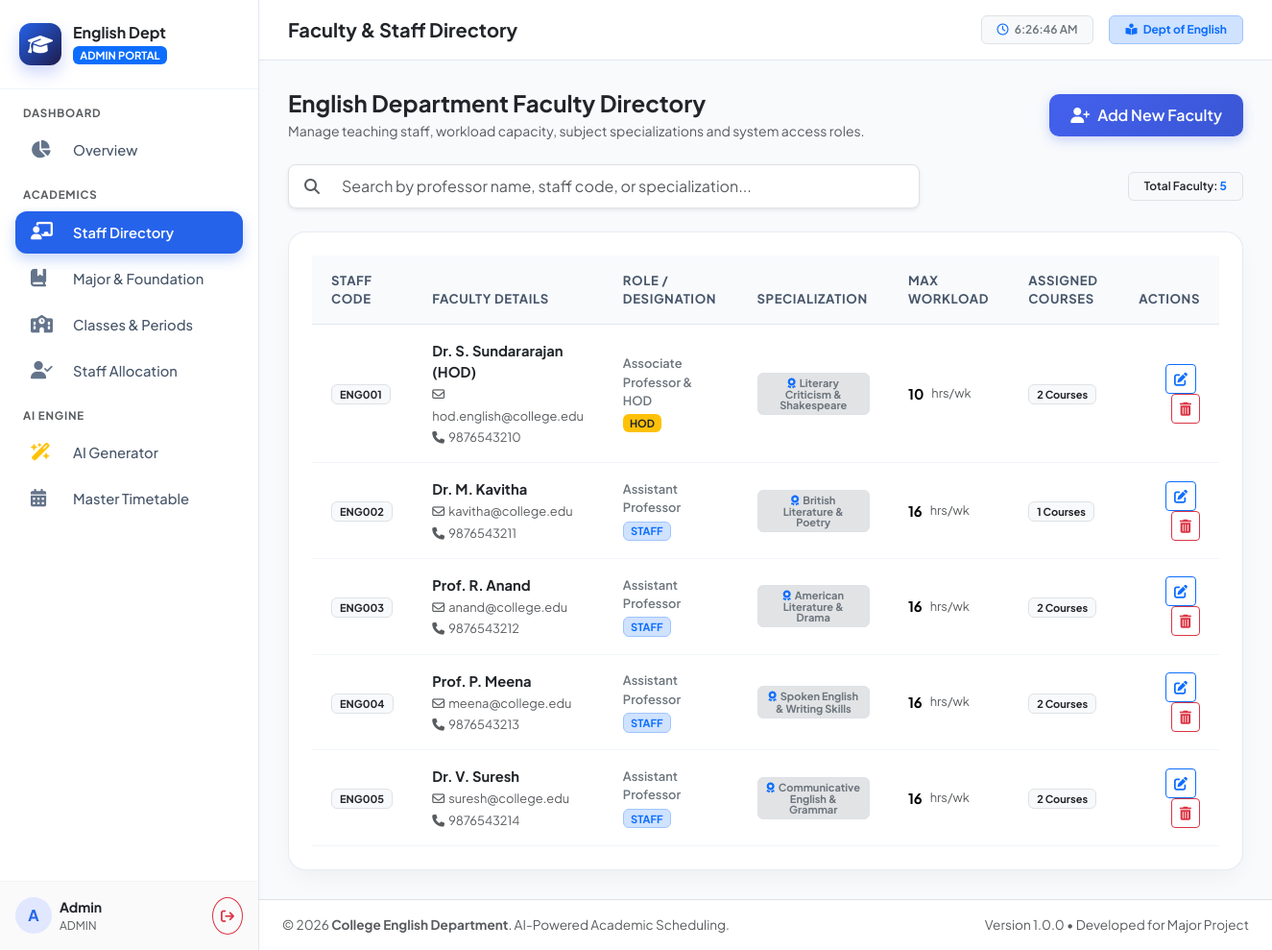
Screenshot of /admin/staff_manage.php (signed in) with the database file from the repository.
### tables this page shows
CREATE TABLE `staff` (
  `id` INT AUTO_INCREMENT PRIMARY KEY,
  `user_id` INT NULL UNIQUE,
  `staff_code` VARCHAR(20) NOT NULL UNIQUE,
  `name` VARCHAR(100) NOT NULL,
  `email` VARCHAR(100) NOT NULL UNIQUE,
  `phone` VARCHAR(20) DEFAULT NULL,
  `designation` VARCHAR(50) NOT NULL DEFAULT 'Assistant Professor',
  `department` VARCHAR(50) NOT NULL DEFAULT 'English',
  `specialization` VARCHAR(150) NOT NULL COMMENT 'e.g. British Literature, Linguistics, Communicative English',
  `max_weekly_workload` INT NOT NULL DEFAULT 16 COMMENT 'Max periods allowed per week',
  `status` ENUM('ACTIVE', 'ON_LEAVE', 'INACTIVE') NOT NULL DEFAULT 'ACTIVE',
  `created_at` TIMESTAMP DEFAULT CURRENT_TIMESTAMP,
  `updated_at` TIMESTAMP DEFAULT CURRENT_TIMESTAMP ON UPDATE CURRENT_TIMESTAMP,
  CONSTRAINT `fk_staff_user` FOREIGN KEY (`user_id`) REFERENCES `users` (`id`) ON DELETE SET NULL
);

CREATE TABLE `users` (
  `id` INT AUTO_INCREMENT PRIMARY KEY,
  `username` VARCHAR(50) NOT NULL UNIQUE,
  `email` VARCHAR(100) NOT NULL UNIQUE,
  `password` VARCHAR(255) NOT NULL,
  `role` ENUM('ADMIN', 'HOD', 'STAFF') NOT NULL DEFAULT 'STAFF',
  `status` ENUM('ACTIVE', 'INACTIVE') NOT NULL DEFAULT 'ACTIVE',
  `created_at` TIMESTAMP DEFAULT CURRENT_TIMESTAMP,
  `updated_at` TIMESTAMP DEFAULT CURRENT_TIMESTAMP ON UPDATE CURRENT_TIMESTAMP
);

### admin/staff_manage.php (the view, shortened to what this page needs)
<?php
require_once __DIR__ . '/../config/db.php';
$stmt = $pdo->query("SELECT s.*, u.username, u.role,
                     (SELECT COUNT(*) FROM staff_subjects WHERE staff_id = s.id) as assigned_courses_count
                     FROM staff s
                     LEFT JOIN users u ON s.user_id = u.id
                     ORDER BY s.id ASC");
$staff_list = $stmt->fetchAll();
require_once __DIR__ . '/../includes/header.php';
?>
<div class="d-flex flex-column flex-md-row justify-content-between align-items-md-center gap-3 mb-4">
  <div>
    <h4 class="fw-bold text-dark mb-1">English Department Faculty Directory</h4>
    <p class="text-muted small mb-0">Manage teaching staff, workload capacity, subject specializations and system access roles.</p>
  </div>
  <div class="d-flex gap-2">
    <button type="button" class="btn btn-primary-custom d-flex align-items-center gap-2" data-bs-toggle="modal" data-bs-target="#addStaffModal">
      <i class="fa-solid fa-user-plus"></i>
      <span>Add New Faculty</span>
    </button>
  </div>
</div>
<div class="row g-3 mb-4">
  <div class="col-md-8">
    <div class="input-group bg-white rounded-3 shadow-sm border p-1">
      <span class="input-group-text bg-transparent border-0 text-muted"><i class="fa-solid fa-magnifying-glass"></i></span>
      <input type="text" id="staffSearchInput" class="form-control border-0 shadow-none" placeholder="Search by professor name, staff code, or specialization...">
    </div>
  </div>
  <div class="col-md-4 text-md-end d-flex align-items-center justify-content-md-end">
    <span class="badge bg-light text-dark border px-3 py-2 fw-semibold">
      Total Faculty: <span class="text-primary fw-bold" id="staffCountDisplay"><?php echo count($staff_list); ?></span>
    </span>
  </div>
</div>
<div class="table-card p-4">
  <div class="table-responsive">
    <table class="table custom-table" id="staffTable">
      <thead>
        <tr>
          <th>Staff Code</th>
          <th>Faculty Details</th>
          <th>Role / Designation</th>
          <th>Specialization</th>
          <th>Max Workload</th>
          <th>Assigned Courses</th>
          <th class="text-end">Actions</th>
        </tr>
      </thead>
      <tbody>
        <?php if (!empty($staff_list)): ?>
          <?php foreach ($staff_list as $st): ?>
          <tr class="staff-row">
            <td>
              <span class="badge bg-light text-dark border fw-bold px-2 py-1"><?php echo htmlspecialchars($st['staff_code']); ?></span>
            </td>
            <td>
              <div class="fw-bold text-dark"><?php echo htmlspecialchars($st['name']); ?></div>
              <small class="text-muted"><i class="fa-regular fa-envelope me-1"></i><?php echo htmlspecialchars($st['email']); ?></small>
              <?php if (!empty($st['phone'])): ?>
                <br><small class="text-muted"><i class="fa-solid fa-phone me-1"></i><?php echo htmlspecialchars($st['phone']); ?></small>
              <?php endif; ?>
            </td>
            <td>
              <div class="fw-semibold text-secondary small"><?php echo htmlspecialchars($st['designation']); ?></div>
              <span class="badge bg-<?php echo ($st['role'] == 'HOD') ? 'warning text-dark' : 'primary-subtle text-primary border border-primary-subtle'; ?> mt-1">
                <?php echo $st['role'] ?? 'STAFF'; ?>
              </span>
            </td>
            <td>
              <span class="badge bg-secondary-subtle text-secondary border px-2 py-1 text-wrap" style="max-width: 180px;">
                <i class="fa-solid fa-award me-1 text-primary"></i><?php echo htmlspecialchars($st['specialization']); ?>
              </span>
            </td>
            <td>
              <div class="d-flex align-items-center gap-2">
                <strong><?php echo $st['max_weekly_workload']; ?></strong> <span class="text-muted small">hrs/wk</span>
              </div>
            </td>
            <td>
              <span class="badge bg-light text-dark border px-2 py-1 fw-bold">
                <?php echo $st['assigned_courses_count']; ?> Courses
              </span>
            </td>
            <td class="text-end">
              <button class="btn btn-sm btn-outline-primary me-1" onclick="openEditStaff(<?php echo $st['id']; ?>)" title="Edit Faculty">
                <i class="fa-solid fa-pen-to-square"></i>
              </button>
              <button class="btn btn-sm btn-outline-danger" onclick="deleteStaff(<?php echo $st['id']; ?>, '<?php echo addslashes($st['name']); ?>')" title="Delete">
                <i class="fa-solid fa-trash-can"></i>
              </button>
            </td>
          </tr>
          <?php endforeach; ?>
        <?php else: ?>
          <tr>
            <td colspan="7" class="text-center py-4 text-muted">No faculty members found. Click "Add New Faculty" to register.</td>
          </tr>
        <?php endif; ?>
      </tbody>
    </table>
  </div>
</div>
<?php require_once __DIR__ . '/../includes/footer.php'; ?>

### assets/css/style.css (style rules this page uses)
:root { --primary: #4361ee; --primary-hover: #3a56d4; --primary-light: #eef2ff; --secondary: #4895ef; --success: #10b981; --success-light: #ecfdf5; --warning: #f59e0b; --warning-light: #fffbeb; --danger: #ef4444; --danger-light: #fef2f2; --dark: #0f172a; --gray: #64748b; --light-bg: #f8fafc; --card-border: rgba(226, 232, 240, 0.8); --card-shadow: 0 10px 25px -5px rgba(0, 0, 0, 0.05), 0 8px 10px -6px rgba(0, 0, 0, 0.03); --sidebar-width: 270px; --major-color: #2563eb; --major-bg: #eff6ff; --major-border: #bfdbfe; --foundation-color: #059669; --foundation-bg: #ecfdf5; --foundation-border: #a7f3d0; }
* { margin: 0; padding: 0; box-sizing: border-box; }
body { font-family: 'Plus Jakarta Sans', sans-serif; background-color: var(--light-bg); color: #334155; min-height: 100vh; overflow-x: hidden; }
.table-card { background: #ffffff; border-radius: 18px; border: 1px solid var(--card-border); box-shadow: var(--card-shadow); overflow: hidden; }
.custom-table { width: 100%; margin-bottom: 0; vertical-align: middle; }
.custom-table thead th { background: #f8fafc; color: #475569; font-weight: 700; font-size: 0.82rem; text-transform: uppercase; letter-spacing: 0.6px; padding: 16px 20px; border-bottom: 1px solid #e2e8f0; }
.custom-table tbody td { padding: 16px 20px; border-bottom: 1px solid #f1f5f9; font-size: 0.92rem; }
.btn-primary-custom { background: linear-gradient(135deg, var(--primary), var(--primary-hover)); color: #ffffff; border: none; border-radius: 10px; padding: 10px 22px; font-weight: 600; box-shadow: 0 4px 12px rgba(67, 97, 238, 0.25); transition: all 0.2s ease; }

### includes/header.php (style rules this page uses)
body { font-family: 'Plus Jakarta Sans', sans-serif; background-color: #f8fafc; color: #334155; min-height: 100vh; overflow-x: hidden; }
.table-card { background: #ffffff; border-radius: 18px; border: 1px solid rgba(226, 232, 240, 0.8); box-shadow: 0 10px 25px -5px rgba(0, 0, 0, 0.05); }
.custom-table thead th { background: #f8fafc; color: #475569; font-weight: 700; font-size: 0.82rem; text-transform: uppercase; letter-spacing: 0.6px; padding: 16px 20px; border-bottom: 1px solid #e2e8f0; }
.custom-table tbody td { padding: 16px 20px; border-bottom: 1px solid #f1f5f9; font-size: 0.92rem; }

### rows the page displays
staff: staff_code "ENG001", name "Dr. S. Sundararajan (HOD)", email "hod.english@college.edu", phone "9876543210", designation "Associate Professor & HOD", user.role "HOD", specialization "Literary Criticism & Shakespeare", max_weekly_workload "10", assigned_courses_count "2"
staff: staff_code "ENG002", name "Dr. M. Kavitha", email "kavitha@college.edu", phone "9876543211", designation "Assistant Professor", user.role "STAFF", specialization "British Literature & Poetry", max_weekly_workload "16", assigned_courses_count "1"
staff: staff_code "ENG003", name "Prof. R. Anand", email "anand@college.edu", phone "9876543212", designation "Assistant Professor", user.role "STAFF", specialization "American Literature & Drama", max_weekly_workload "16", assigned_courses_count "2"
staff: staff_code "ENG004", name "Prof. P. Meena", email "meena@college.edu", phone "9876543213", designation "Assistant Professor", user.role "STAFF", specialization "Spoken English & Writing Skills", max_weekly_workload "16", assigned_courses_count "2"
staff: staff_code "ENG005", name "Dr. V. Suresh", email "suresh@college.edu", phone "9876543214", designation "Assistant Professor", user.role "STAFF", specialization "Communicative English & Grammar", max_weekly_workload "16", assigned_courses_count "2"

### other values shown
$current_role "ADMIN"
substr($name, 0, 1) "A"
$name "Admin"
$page_title "Faculty & Staff Directory"
count($staff_list) "5"
